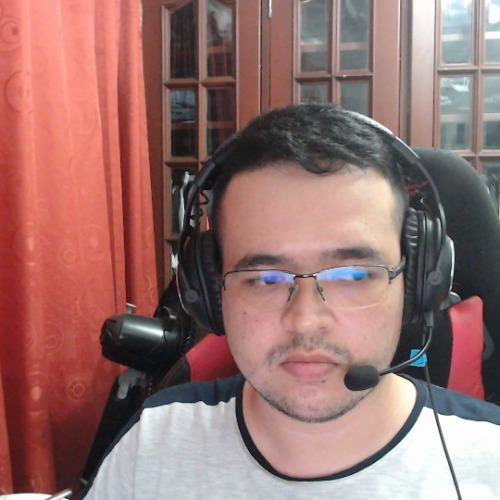
#> input picture api/imageslogin/login_emmllanitos.jpeg, 500 x 500 px
$ python 'getFace copy.py'
#> lines starting #> are read from the running program, lines starting #| are printed output that depends on the picture; after the words box and inside, x2 and y2 are one past the last pixel; in counts of white or black regions, pixels touching at a corner belong together
import cv2
import numpy as np
import os

def procesar_imagenes(input_dir, output_dir, imagen):
    # Cargar el clasificador pre-entrenado de detección de rostros
#> called with input_dir = './images', output_dir = './imgProcesadas', imagen = './imageslogin/login_emmllanitos.jpeg'
    face_cascade = cv2.CascadeClassifier(
        cv2.data.haarcascades + 'haarcascade_frontalface_default.xml')

    image = cv2.imread(imagen)
#> image is the input picture: shape (500, 500, 3); mean B, G, R 110.6, 113.7, 151.9
    gray = cv2.cvtColor(image, cv2.COLOR_BGR2GRAY)
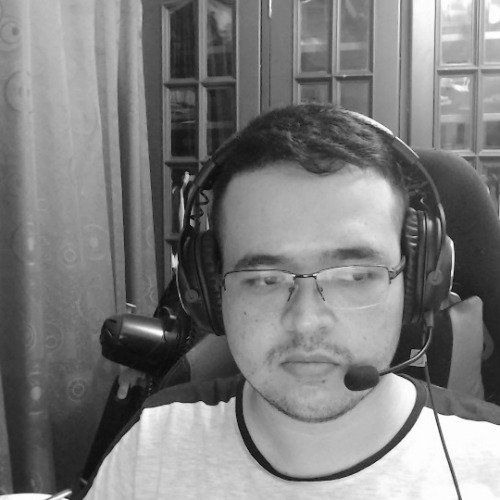
#> gray: shape (500, 500); min 0, max 255, mean 124.8

    faces = face_cascade.detectMultiScale(gray,
                                          scaleFactor=1.1,
                                          minNeighbors=5,
                                          minSize=(100, 100))
#> faces = [[195, 188, 228, 228]]

    for (x, y, w, h) in faces:
        cv2.rectangle(image, (x, y), (x + w, y + h), (0, 255, 0), 2)

        # Guardar la cara recortada como una imagen
        face = image[y:y+h, x:x+w]
        cv2.imwrite(os.path.join(output_dir, 'face.jpg'), face)
#> this loop made 1 pass
#> pass 1, in procesar_imagenes, `face = image[y:y+h, x:x+w]`:
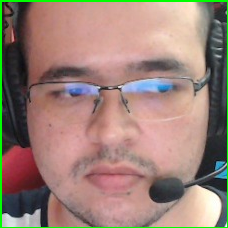
#> face: shape (228, 228, 3); mean B, G, R 119, 129.4, 154.9
#> after the loop:
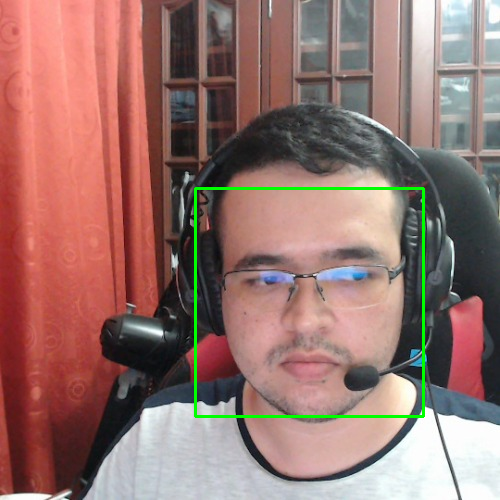
#> image: shape (500, 500, 3); 1.09% of pixels changed, all inside (x1, y1, x2, y2) = (194, 187, 425, 418)

    cv2.imshow('image', face)
    cv2.waitKey(0)
    cv2.destroyAllWindows()

    return 'Imagen procesada con éxito'


input_dir = './images'
output_dir = './imgProcesadas'
imagen = './imageslogin/login_emmllanitos.jpeg'

salidaimagenes = procesar_imagenes(input_dir, output_dir, imagen)
print(salidaimagenes)
